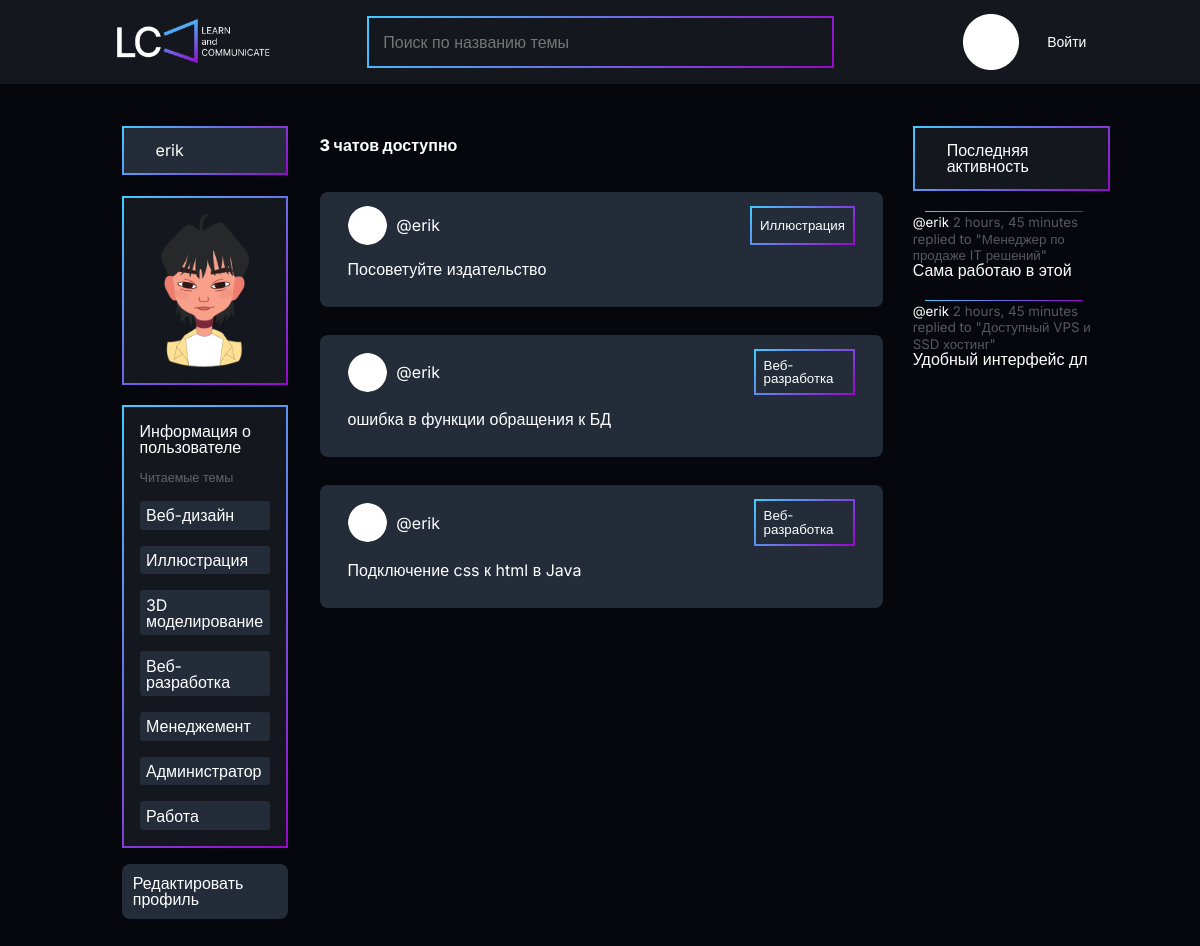
Screenshot of /profile/10/ with the database file from the repository.
### base/models.py (models this page shows, shortened)
class Topic(models.Model):
    name = models.CharField(max_length=200)

class Room(models.Model):
    host = models.ForeignKey(User, on_delete=models.SET_NULL, null = True)
    topic = models.ForeignKey(Topic, on_delete=models.SET_NULL, null = True)
    name = models.CharField(max_length=200)
    description = models.TextField(null=True, blank=True)
    participants = models.ManyToManyField(User, related_name='participants', blank=True)
    updated = models.DateTimeField(auto_now=True)
    created=models.DateTimeField(auto_now_add=True)
    class Meta:
        ordering = ['-updated', '-created']
    def __str__(self):
        return self.name

class Message(models.Model):
    user =  models.ForeignKey(User, on_delete=models.CASCADE)
    room = models.ForeignKey(Room, on_delete=models.CASCADE)
    body = models.TextField()
    updated = models.DateTimeField(auto_now=True)
    created=models.DateTimeField(auto_now_add=True)
    class Meta:
        ordering = ['-updated', '-created']
    def __str__(self):
        return self.body[0:20]

### base/views.py (the view)
# urls.py: path('profile/<str:pk>/', views.userProfile, name="user-profile"),
def userProfile(request, pk):
    user = User.objects.get(id = pk)
    rooms = user.room_set.all()
    room_count = rooms.count()
    room_messages = user.message_set.all()
    topics = Topic.objects.all()
    context = {'user': user, 'rooms': rooms, 'room_messages': room_messages, 'topics': topics, 'room_count':room_count}
    return render(request, 'base/profile.html', context)

### base/templates/base/profile.html (shortened to what this page needs)
{% extends 'main.html' %} {%load static%} {% block content %}
<div class="profile-container">
    <div class ="user-info">
        <h3>{{user}}</h3>
        <img src="{%static 'images/ayta.png'%}" alt="" class="profile-user" />
        <div>
            <h4>Информация о пользователе</h4>
            <span>Читаемые темы</span>
            {%for topic in topics%}
                <p>{{topic.name}}</p>
            {%endfor%}
        </div>
        <a href="{%url 'update-user'%}">Редактировать профиль</a>
    </div>
    <div>
        {% include 'base/feed_components.html' %}
    </div>
    <div> {% include 'base/activity_component.html' %} </div>
</div>
{% endblock content %}

### base/templates/base/feed_components.html
{%load static%}
<div class="feed-cont">
    <h5>{{room_count}} чатов доступно</h5>
    {% for room in rooms %}
    <div class="feed-item">
        <div class="first-feed">
            <div class="user-feed">
                <img src="{%static 'images/circle.png'%}" class="feed-image"/>
                <a href="{%url 'user-profile' room.host.id%}">@{{room.host.username}}</a>
            </div>
            <div class="stat-feed">
                <small>{{room.topic.name}}</small>
            </div>
        </div>
        <h3><a href="{%  url 'room' room.id %}"> {{room.name}}</a></h3>
    </div>
    {% endfor %}
</div>

### base/templates/base/activity_component.html
<div class="activity-cont">
    <h3>Последняя активность</h3>
    {%for message in room_messages%}
    <div class="activity-item">
        <small
            ><a href="{%url 'user-profile' message.user.id%}"
                >@{{message.user}}</a
            >
            {{message.created|timesince}}</small>
        <small id="small-act">replied to "{{message.room}}"</small>
        <p>{{message}}</p>
    </div>
    {%endfor%}
</div>

### static/main.css (style rules this page uses)
* { padding: 0; margin: 0; border: 0; }
*, *:before, *:after { -webkit-box-sizing: border-box; box-sizing: border-box; }
html, body { height: 100%; width: 100%; font-size: 100%; line-height: 1; font-size: 14px; -ms-text-size-adjust: 100%; -moz-text-size-adjust: 100%; -webkit-text-size-adjust: 100%; }
a, a:visited { text-decoration: none; }
img { vertical-align: top; }
h1, h2, h3, h4, h5, h6 { font-size: inherit; font-weight: 400; }
.feed-cont { padding-top: 0.8rem; }
.feed-cont h5 { font-weight: 800; margin-bottom: 2.4em; }
.feed-item { background-color: #242C39; width: 95%; padding: 1rem 2rem; margin-bottom: 2rem; border-radius: 8px; }
.feed-item h3 { margin-bottom: 1em; }
.first-feed { display: -ms-grid; display: grid; -ms-grid-columns: 1fr 0 1fr 0 1fr 0 1fr 0 1fr; grid-template-columns: 1fr 1fr 1fr 1fr 1fr; -webkit-column-gap: 0; -moz-column-gap: 0; column-gap: 0; margin-bottom: 1em; }
.user-feed { display: -webkit-box; display: -ms-flexbox; display: flex; -webkit-box-align: center; -ms-flex-align: center; align-items: center; }
.user-feed img { width: 2.8rem; height: 2.8rem; border-radius: 50%; margin-right: 0.6em; -o-object-fit: scale-down; object-fit: scale-down; }
.stat-feed { -ms-grid-column: 5; grid-column-start: 5; display: -webkit-box; display: -ms-flexbox; display: flex; -webkit-box-align: center; -ms-flex-align: center; align-items: center; -webkit-box-pack: center; -ms-flex-pack: center; justify-content: center; padding: 0.5em; border-radius: 8px; border: 2px solid white; -o-border-image: linear-gradient(135deg, #43CBFF 0%, #9708CC 100%); border-image: linear-gradient(135deg, #43CBFF 0%, #9708CC 100%); border-image-slice: 1; }
.activity-cont h3 { background-color: #14181E; padding: 0.9em; padding-left: 2em; margin-bottom: 1.4em; border: 2px solid white; -o-border-image: linear-gradient(135deg, #43CBFF 0%, #9708CC 100%); border-image: linear-gradient(135deg, #43CBFF 0%, #9708CC 100%); border-image-slice: 1; }
.activity-cont small { color: #FFFFFF54; }
.activity-cont .activity-item { margin-bottom: 1.5em; position: relative; }
.activity-cont .activity-item:after { content: ""; background: linear-gradient(135deg, #43CBFF 0%, #9708CC 100%); position: absolute; top: -2px; width: 80%; height: 1px; left: 6%; margin-bottom: 0.2em; }
.profile-container { display: -ms-grid; display: grid; -ms-grid-columns: 1fr 0 3fr 0 1fr; grid-template-columns: 1fr 3fr 1fr; padding: 3rem 5.6em; gap: 0; }
.user-info { display: -webkit-box; display: -ms-flexbox; display: flex; -webkit-box-orient: vertical; -webkit-box-direction: normal; -ms-flex-direction: column; flex-direction: column; padding: 0 2em; }
.user-info div { border: 2px solid white; -o-border-image: linear-gradient(135deg, #43CBFF 0%, #9708CC 100%); border-image: linear-gradient(135deg, #43CBFF 0%, #9708CC 100%); border-image-slice: 1; background-color: #14181E; padding: 1em; }
.user-info div span { color: #FFFFFF54; margin-bottom: 2em; font-size: 0.9rem; }
.user-info div p { background-color: #242C39; padding: 0.4em; border-radius: 0.2em; margin-top: 1em; }
.user-info div h4 { margin-bottom: 0.8em; }
.user-info h3 { background-color: #242C39; padding: 0.9em; padding-left: 2em; margin-bottom: 1.3em; border: 2px solid white; -o-border-image: linear-gradient(135deg, #43CBFF 0%, #9708CC 100%); border-image: linear-gradient(135deg, #43CBFF 0%, #9708CC 100%); border-image-slice: 1; }
.user-info img { border: 2px solid white; -o-border-image: linear-gradient(135deg, #43CBFF 0%, #9708CC 100%); border-image: linear-gradient(135deg, #43CBFF 0%, #9708CC 100%); border-image-slice: 1; background-color: #14181E; -o-object-fit: scale-down; object-fit: scale-down; padding: 1em 0; height: 13.5rem; margin-bottom: 1.3em; }
.user-info a { background-color: #242C39; padding: 0.7em; border-radius: 8px; margin: 1em 0; }
body { font-family: "Inter", sans-serif; font-size: 16px; font-weight: 400; color: white; background-color: #06070D; }
body a { color: white; }

### rows the page displays
Topic: name "Веб-дизайн"
Topic: name "Иллюстрация"
Topic: name "3D моделирование"
Topic: name "Веб-разработка"
Topic: name "Менеджемент"
Topic: name "Администратор"
Topic: name "Работа"
Room: host.username "erik", topic.name "Иллюстрация", name "Посоветуйте издательство"
Room: host.username "erik", topic.name "Веб-разработка", name "ошибка в функции обращения к БД"
Room: host.username "erik", topic.name "Веб-разработка", name "Подключение css к html в Java"
Message: user "erik", created "2 hours, 45 minutes", room "Менеджер по продаже IT решений", body "Сама работаю в этой"
Message: user "erik", created "2 hours, 45 minutes", room "Доступный VPS и SSD хостинг", body "Удобный интерфейс дл"

### other values shown
{{ user }} "erik"
{{ room_count }} "3"
